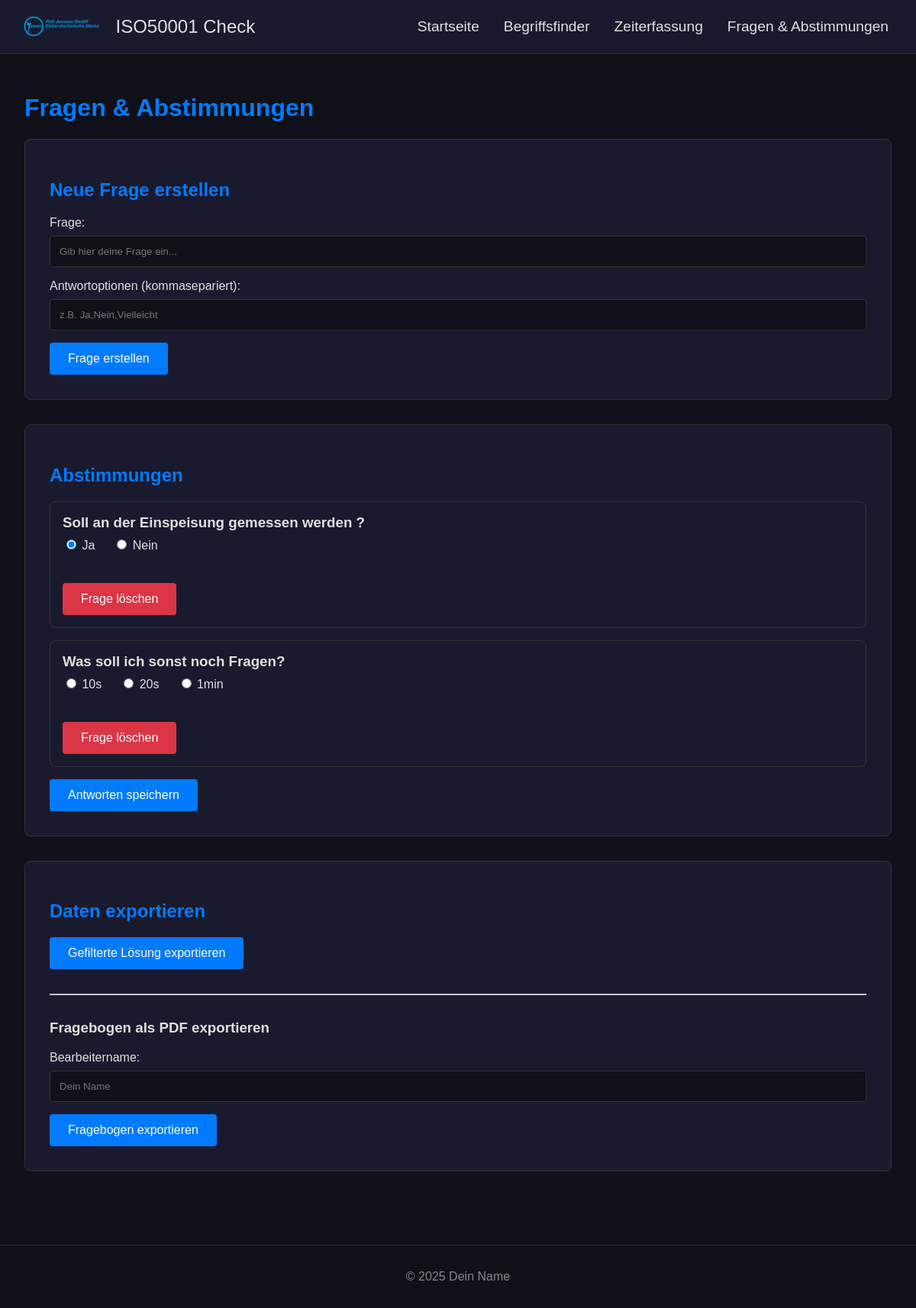
/fragen, run on the app's committed database.
### app.py (models this page shows)
class QuestionAnswer(db.Model):
    id = db.Column(db.Integer, primary_key=True)
    question = db.Column(db.String(500), nullable=False, unique=True)
    options = db.Column(db.String(500), nullable=False)
    answer = db.Column(db.String(50), nullable=True)

### app.py (the view, shortened to what this page needs)
@app.route('/fragen', methods=['GET', 'POST'])
def fragen():
    fragen_db = QuestionAnswer.query.all()
    return render_template('fragen.html', fragen=fragen_db)

### app.py (called while the page is built)
@app.context_processor
def inject_now():
    return {'now': datetime.now(timezone.utc)}

### templates/fragen.html (shortened to what this page needs)
{% extends 'base.html' %}
{% block content %}
    <h1>Fragen & Abstimmungen</h1>
    <div class="form-container">
        <h2>Neue Frage erstellen</h2>
        <form action="{{ url_for('fragen') }}" method="POST">
            <div class="form-group">
                <label for="new_question">Frage:</label>
                <input type="text" id="new_question" name="new_question" placeholder="Gib hier deine Frage ein..." required>
            </div>
            <div class="form-group">
                <label for="options">Antwortoptionen (kommasepariert):</label>
                <input type="text" id="options" name="options" placeholder="z.B. Ja,Nein,Vielleicht" required>
            </div>
            <button type="submit" class="btn">Frage erstellen</button>
        </form>
    </div>
    {% if fragen %}
    <div class="form-container">
        <h2>Abstimmungen</h2>
        <form action="{{ url_for('fragen') }}" method="POST">
            {% for frage in fragen %}
                <div class="question-item">
                    <h3>{{ frage.question }}</h3>
                    <div class="form-group">
                        {% set options = frage.options.split(',') %}
                        {% for option in options %}
                        <label>
                            <input type="radio" name="answer_{{ frage.id }}" value="{{ option.strip() }}" {% if frage.answer == option.strip() %}checked{% endif %} required> {{ option.strip() }}
                        </label>
                        {% endfor %}
                    </div>
                    <button type="submit" formaction="{{ url_for('delete_question', question_id=frage.id) }}" formmethod="POST" class="btn btn-danger">Frage löschen</button>
                </div>
            {% endfor %}
            <button type="submit" class="btn">Antworten speichern</button>
        </form>
    </div>
    <div class="form-container">
        <h2>Daten exportieren</h2>
        <form action="{{ url_for('download_filtered_pdf') }}" method="POST" style="margin-bottom: 2rem;">
            <button type="submit" class="btn">Gefilterte Lösung exportieren</button>
        </form>
        <hr>
        <h3 style="margin-top: 2rem;">Fragebogen als PDF exportieren</h3>
        <form action="{{ url_for('export_questions_pdf') }}" method="POST">
            <div class="form-group">
                <label for="bearbeiter">Bearbeitername:</label>
                <input type="text" id="bearbeiter" name="bearbeiter" placeholder="Dein Name" required>
            </div>
            <button type="submit" class="btn">Fragebogen exportieren</button>
        </form>
    </div>
    {% else %}
    <div class="form-container">
        <p>Noch keine Fragen erstellt.</p>
    </div>
    {% endif %}
{% endblock %}

### static/css/style.css (style rules this page uses)
:root { --primary-bg-color: #0f1018; --secondary-bg-color: #1a1a2e; --primary-text-color: #e0e0e0; --accent-color: #007bff; --accent-hover-color: #0056b3; --border-color: #333; --success-color: #28a745; --error-color: #dc3545; }
body { font-family: Arial, sans-serif; background-color: var(--primary-bg-color); color: var(--primary-text-color); margin: 0; padding-top: 70px; }
h1, h2 { color: var(--accent-color); }
.form-container, .result-container, .table-container, .chart-container { background-color: var(--secondary-bg-color); padding: 2rem; border-radius: 8px; margin-bottom: 2rem; border: 1px solid var(--border-color); }
.form-group { margin-bottom: 1rem; }
.form-group label { display: block; margin-bottom: 0.5rem; }
input[type="text"], input[type="search"], input[type="date"], input[type="time"], textarea, select { width: 100%; padding: 0.75rem; background-color: var(--primary-bg-color); border: 1px solid var(--border-color); color: var(--primary-text-color); border-radius: 4px; box-sizing: border-box; }
.btn { padding: 0.75rem 1.5rem; border: none; border-radius: 4px; background-color: var(--accent-color); color: white; font-size: 1rem; cursor: pointer; transition: background-color 0.2s ease; }
.btn-danger { background-color: var(--error-color); }

### templates/fragen.html (style rules this page uses)
.question-item { border: 1px solid var(--border-color); padding: 1rem; border-radius: 8px; margin-bottom: 1rem; }
.question-item h3 { margin-top: 0; margin-bottom: 0.5rem; color: var(--primary-text-color); }
.question-item .form-group { display: flex; gap: 1.5rem; align-items: center; }
.question-item .btn-danger { margin-top: 1rem; }

### data on the page
QuestionAnswer: question "Soll an der Einspeisung gemessen werden ?", answer "☑ Ja" "☐ Nein", strip "Ja" "Nein"
QuestionAnswer: question "Was soll ich sonst noch Fragen?", answer "☐ 10s" "☐ 20s" "☐ 1min", strip "10s" "20s" "1min"
